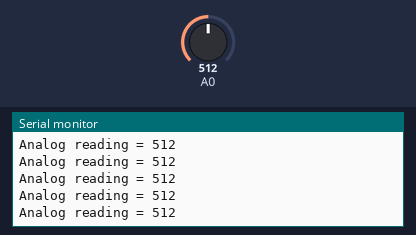
A sketch run on a simulated Arduino Uno, built with avr-gcc and run on an emulated ATmega328P. Parts: the last lines printed to the serial monitor. Inputs (shaded band) come from the test bench; at power-on: A0 = 512.

Above: at 1.2 s.
1.3 s: A0 set to 716
At 1.31 s:
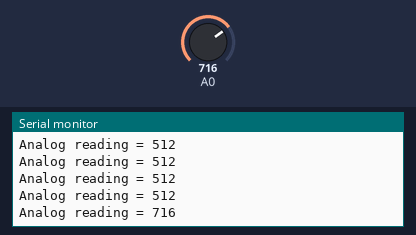
2.8 s: A0 set to 900
At 2.82 s:
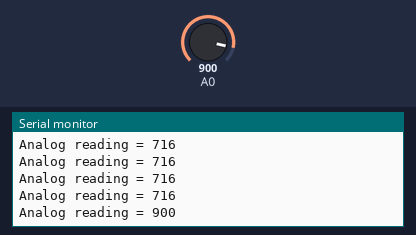
Timing chart, 0 to 5.8 s (numbered marks = the images above; inputs shaded):
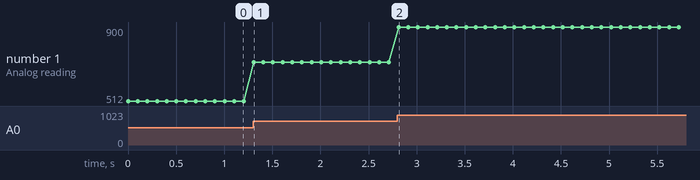

The sketch:

analog_read.ino
```cpp
void setup(void) {
  Serial.begin(9600);
}

void loop(void) {
  Serial.print("Analog reading = ");
  Serial.println(analogRead(A0));
  delay(100);
}
```

Measured:
- after the input at 1.3 s, the serial monitor: prints a new line at once (image 1)
- after the input at 2.8 s, the serial monitor: prints a new line at once (image 2)
- plotted number 1: 512 → 716 after the input at 1.3 s, 716 → 900 after the input at 2.8 s
